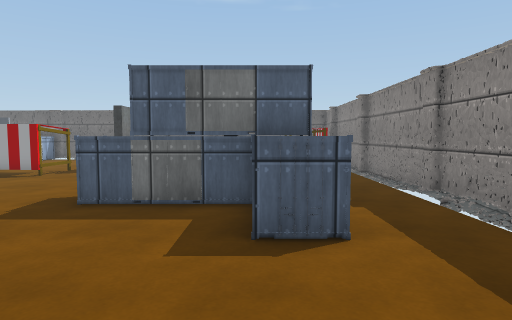
[1] (above)

21 first-person views from a walk through a scene from a Unity 3-D project. The camera is 1.3 m above the floor, tilts 4° down and sees 75° across. The floor is counted in squares, 1 m on a side. Each view is taken from the middle of a square. On the plan, view 1 faces up. The plan holds only what a view shows up to about 14 squares ahead; the rest is blank. The place goes on beyond the plan. Some surface patterns are stand-ins.

[2]
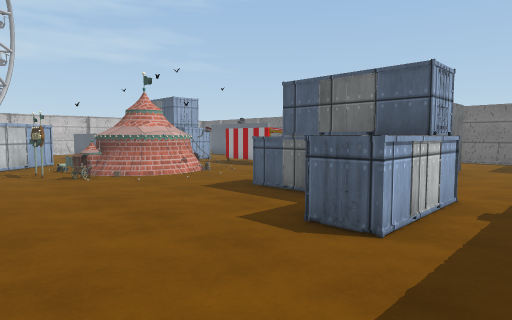

[3]
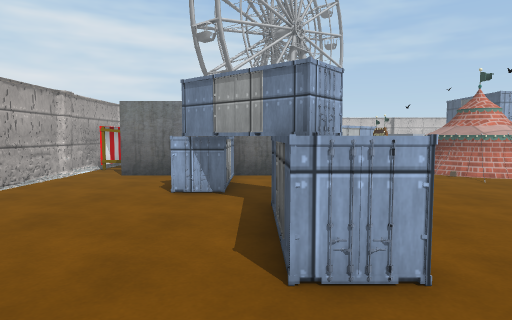

[4]
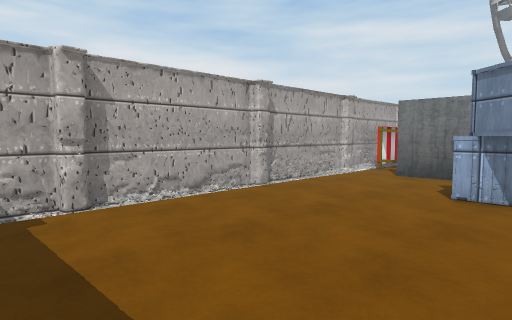

[5]
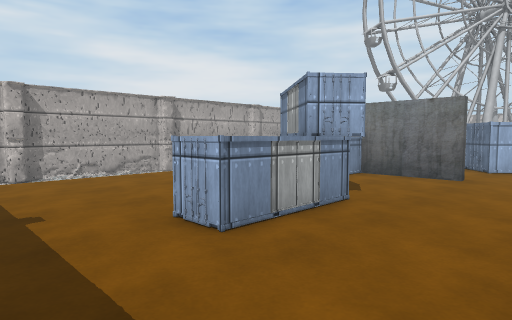

[6]
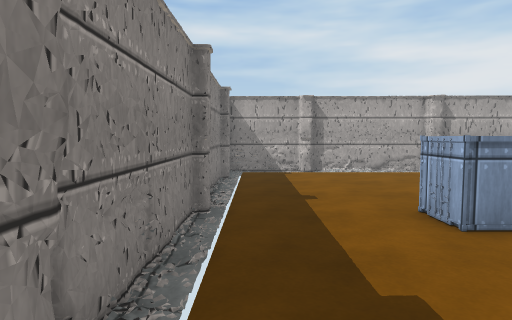

[7]
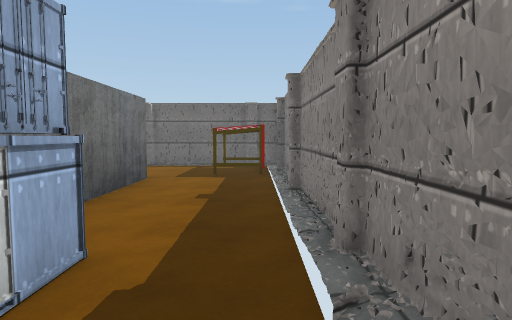

[8]
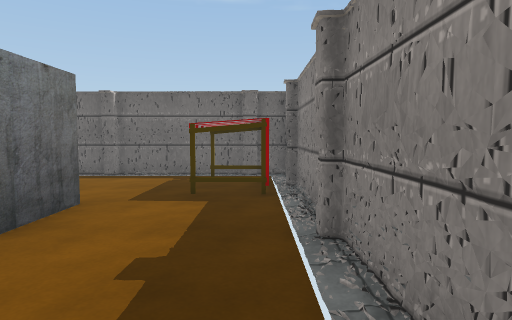

[9]
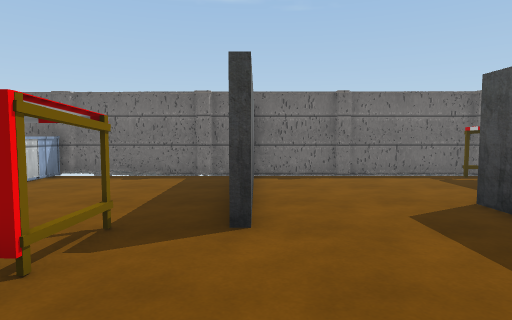

[10]
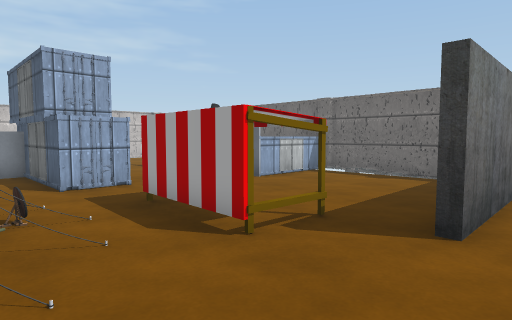

[11]
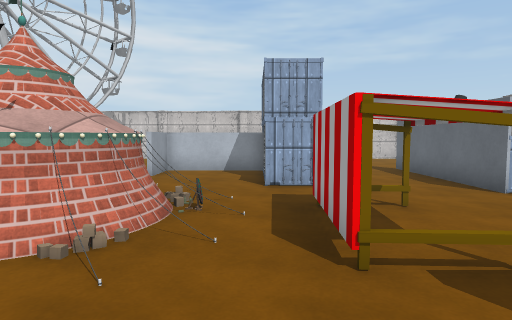

[12]
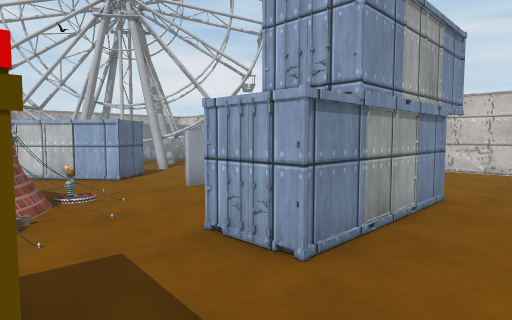

[13]
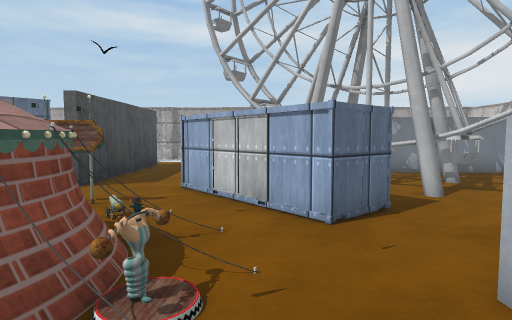

[14]
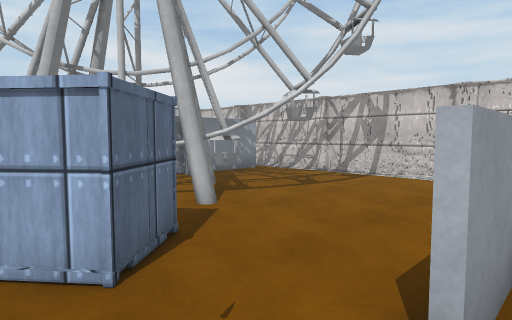

[15]
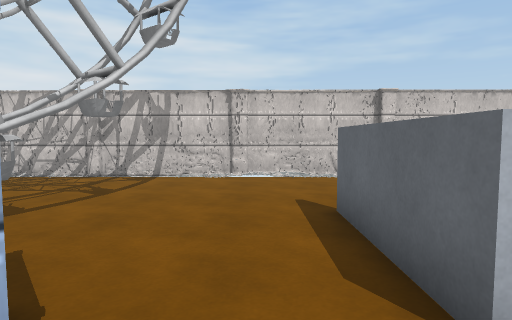

[16]
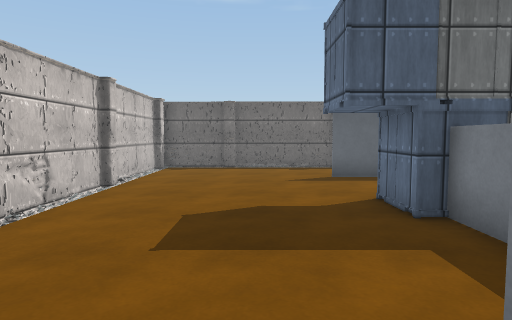

[17]
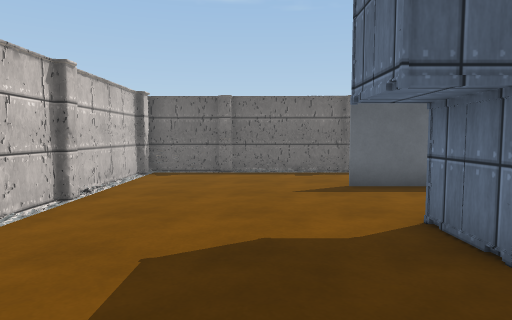

[18]
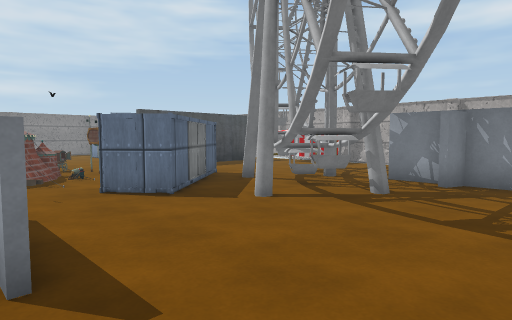

[19]
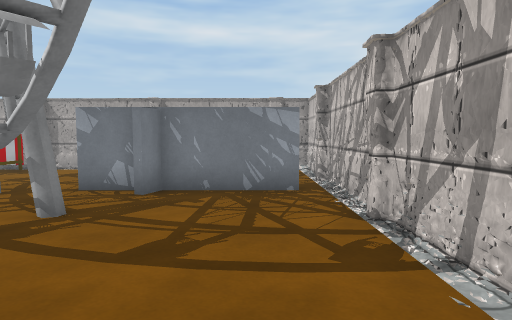

[20]
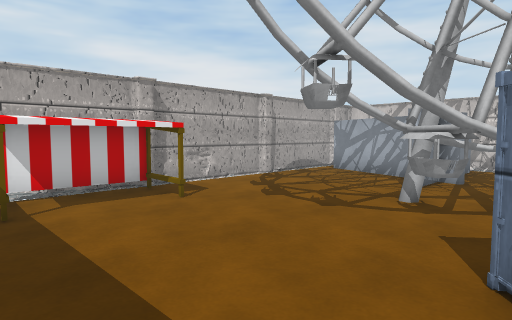

[21]
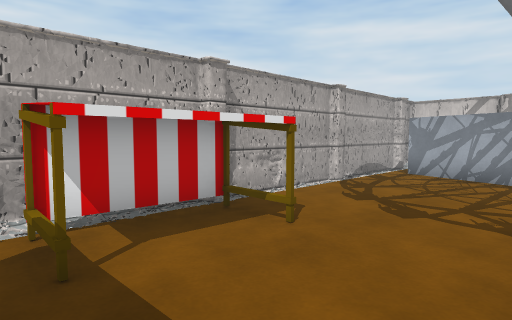

### Floor plan
Key: @ floor where view 1 was taken; # wall or solid block; . floor; = window, fence, low wall or low ledge; ^ raised ledge; C container; T thing the floor can be seen under or through; O other object.
Columns run from 24 left of view 1 to 4 right of it. Each row starts with its distance up from view 1.
 20 ########   ##################
 19 #..# ...    C.  ... ..# ...#
 18 #.......    C...... ......OO
 17 #.......    C...... ......OO#
 16 #......#####C......#......OO#
 15 #..................#......OO#
 14 #..................#...#....#
 13 #.............OOOO.#...#....#
 12 #......CCCCC..OOOO.....#....#
 11 #......C   C..OOOO.....#....#
 10 #......CCCCC.......... #....#
  9 #......O......=.....   #....#
  8 #......O.....#^^#....  #....#
  7 #......O....=#  ##...CCCCC..#
  6 #.....OOOO..=#  #=...CCC C..#
  5 #...........=^##^=...... C..#
  4 #.........C..====.......CC..#
  3 #........CCC..##=...........#
  2 #....TTT..CCC...............#
  1 #....TTT..CCC...............#
  0 #....TT=###CCC..#....C..@...#
 -1 #.....TTT##.....#...CCCCC...#
 -2 #.......###.....#..CCCCCC...#
 -3 #######.##  ....#CCCC.......#
 -4 #.  O...........#  C........#
 -5 #.  O...........#...........#
 -6 #  O.......OOOO.#...........#
 -7 #  O.......OOOO.............#
 -8 #### ......OOOO.............#
 -9    ##########################

Where each view was taken, in squares from view 1:
view 1: 0 up, 0 right, facing up
view 2: 0 up, 3 right, facing up-left
view 3: 2 down, 3 right, facing left
view 4: 2 down, 3 right, facing down-left
view 5: 3 up, 3 right, facing down-left
view 6: 4 up, 3 right, facing down
view 7: 4 up, 3 right, facing up
view 8: 8 up, 3 right, facing up
view 9: 8 up, 5 left, facing up
view 10: 8 up, 4 left, facing up-left
view 11: 10 up, 4 left, facing left
view 12: 14 up, 10 left, facing down-left
view 13: 9 up, 13 left, facing down
view 14: 7 up, 13 left, facing down-left
view 15: 5 up, 13 left, facing left
view 16: 5 up, 20 left, facing up
view 17: 7 up, 20 left, facing up
view 18: 7 up, 22 left, facing down-right
view 19: 5 up, 22 left, facing down
view 20: 0 up, 9 left, facing down-left
view 21: 3 down, 9 left, facing down-left
